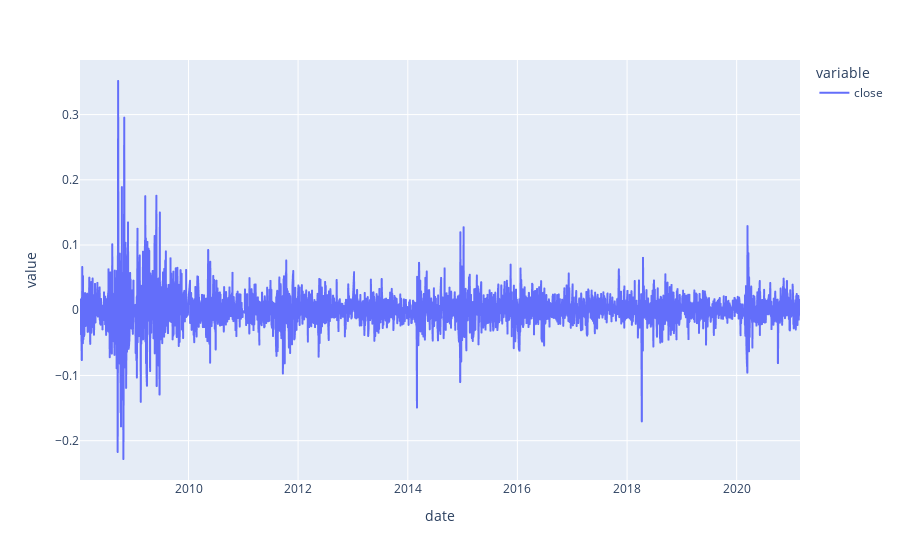

Write notebook code for a chart like this one.
### Code cell
sber_daily['close'].pct_change().fillna(0).plot()

### Figure 1 — Plotly figure (JSON) as saved in the notebook; plotly's stock layout.template omitted (floating-point values rounded to 4 significant figures; data arrays with more than 128 entries replaced by an {"elided": "..."} marker saying what was removed)
{"data": [{"hovertemplate": "variable=close<br>date=%{x}<br>value=%{y}<extra></extra>", "legendgroup": "close", "line": {"color": "#636efa", "dash": "solid"}, "mode": "lines", "name": "close", "showlegend": true, "type": "scattergl", "x": {"elided": "3296 str values"}, "xaxis": "x", "y": {"elided": "3296 float values"}, "yaxis": "y"}], "layout": {"autosize": true, "legend": {"title": {"text": "variable"}, "tracegroupgap": 0}, "margin": {"t": 60}, "xaxis": {"anchor": "y", "autorange": true, "domain": [0, 1], "range": ["2008-01-09", "2021-02-26"], "title": {"text": "date"}, "type": "date"}, "yaxis": {"anchor": "x", "autorange": true, "domain": [0, 1], "range": [-0.2602, 0.3837], "title": {"text": "value"}, "type": "linear"}}}
